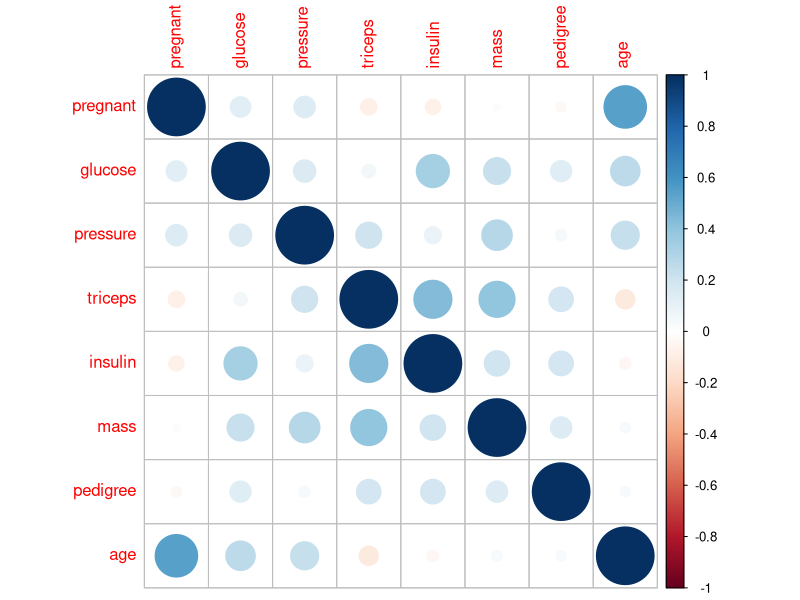
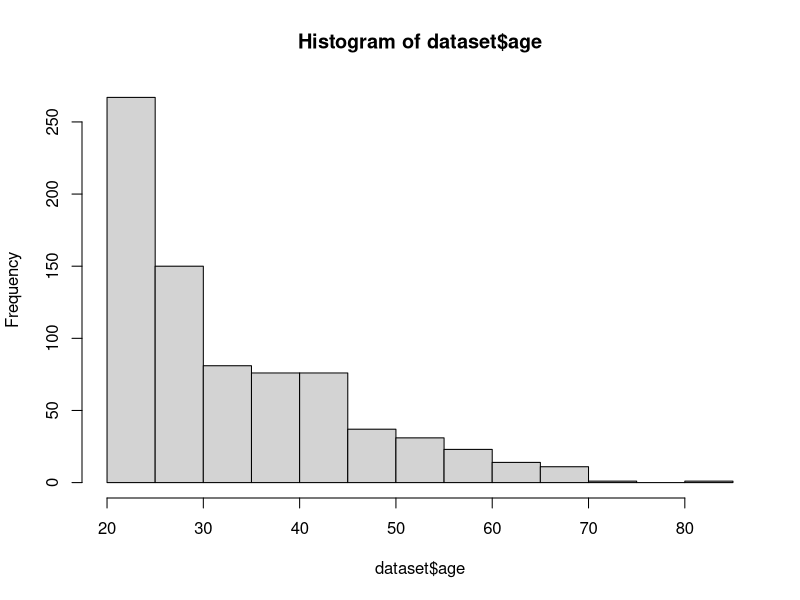
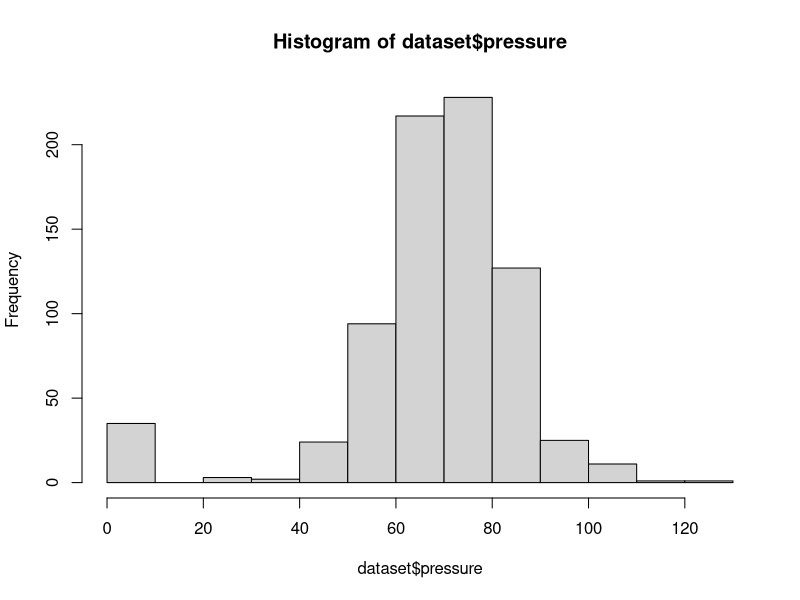
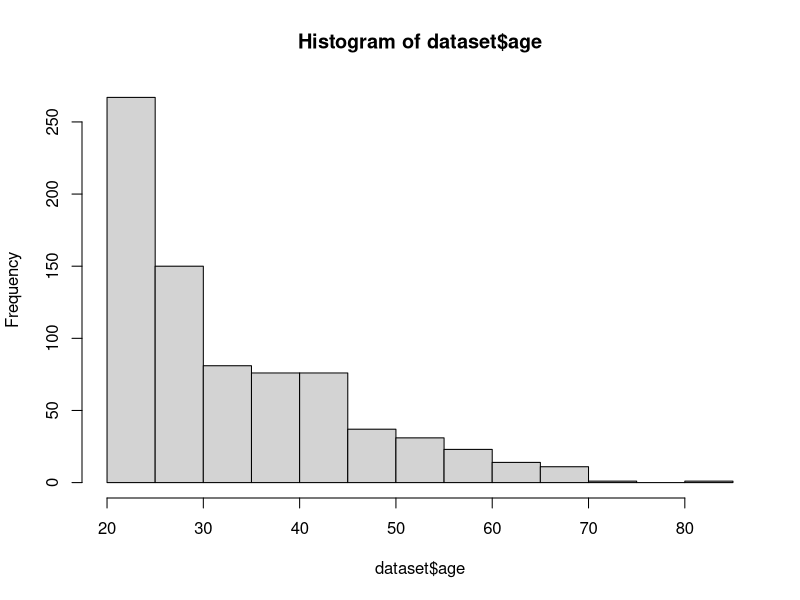
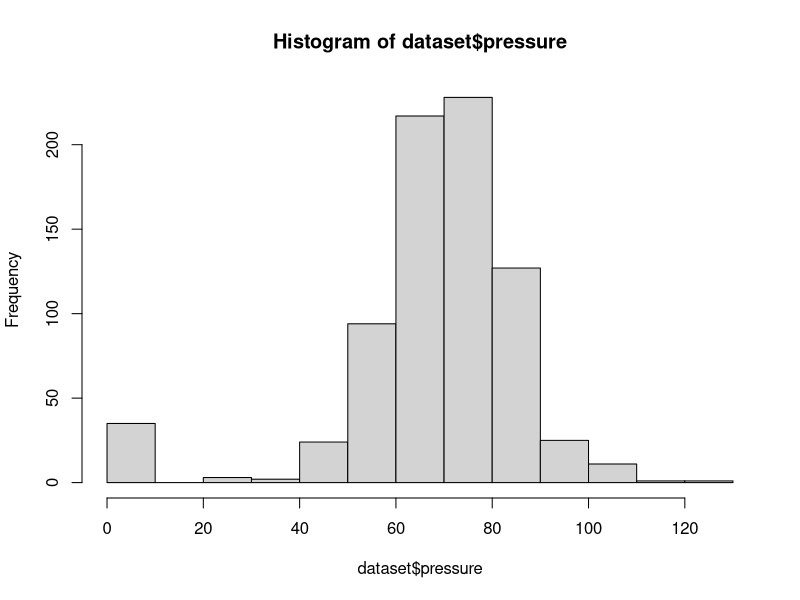

Reproduce these figures in R, in order.
# Lab - Estatística Elementar em R

# Obs: Caso tenha problemas com a acentuação, consulte este link:
# https://support.rstudio.com/hc/en-us/articles/200532197-Character-Encoding

# Configurando o diretório de trabalho
# Coloque entre aspas o diretório de trabalho que você está usando no seu computador
# Não use diretórios com espaço no nome
setwd("~/Users/pedropedrosa/Documents/Data Analytics/02-Introduction to Analytics - Part 1/Cap02-Code/R")
getwd()


# Dataset
install.packages("mlbench")
library(mlbench)
data(PimaIndiansDiabetes)
View(PimaIndiansDiabetes)

# Melhorando o nome do dataset
dataset <- PimaIndiansDiabetes
View(dataset)

# Dimensões e tipos dos dados
?dim
dim(dataset)
str(dataset)

# Sumário dos dados
summary(dataset)
summary(dataset$age)

# A média de uma variável é uma medida numérica da localização central dos valores dos dados. 
# É a soma de seus valores dividido pela contagem de dados.
mean(dataset$age)  
mean(dataset$age, na.rm = TRUE)  
is.na(dataset$age)

# A mediana de uma variável é o valor no meio quando os dados são classificados em ordem crescente. 
# É uma medida ordinal da localização central dos valores de dados.
median(dataset$age) 

# Existem vários quartis de uma variável. O primeiro quartil, ou quartil inferior, é o valor 
# que corta os primeiros 25% dos dados quando é classificado em ordem crescente. 
# O segundo quartil, ou mediana, é o valor que corta os primeiros 50%. 
# O terceiro quartil, ou quartil superior, é o valor que corta os primeiros 75%.
quantile(dataset$age)     
quantile(dataset$age, c(.32, .57, .98)) 

# O intervalo (range) de uma variável é a diferença de seus maiores e menores valores de dados. 
# É uma medida de quão distante os dados se espalham.
range(dataset$age)

# A variação interquartil de uma variável é a diferença de seus quartis superior e inferior. 
# É uma medida de quão distante a parte média dos dados se espalha.
IQR(dataset$age)

# A variância é uma medida numérica de como os valores dos dados estão dispersos em torno da média.
var(dataset$age)

# O desvio padrão de uma variável é a raiz quadrada de sua variância.
# O desvio padrão mede a dispersão dos seus dados (quão os dados estão distantes da média).
sd(dataset$age) 

# A covariância de duas variáveis x e y em um conjunto de dados mede como as duas variáveis 
# estão linearmente relacionadas. 
# Uma covariância positiva indicaria uma relação linear positiva entre as variáveis, e uma 
# covariância negativa indicaria o contrário.
cov(dataset$age, dataset$glucose)

# O coeficiente de correlação de duas variáveis em um conjunto de dados é igual a sua covariância 
# dividida pelo produto de seus desvios-padrão individuais. É uma medida normalizada de como os 
# dois estão linearmente relacionados. Os valores vão de -1 a +1. Valores próximos de zero indicadm 
# que não há correlação. Valor de -1 indica forte correlação negativa e +1 forte correlação positiva.
cor(dataset$age, dataset$glucose)
correlacoes <- cor(dataset[,1:8])
print(correlacoes)

install.packages("corrplot")
library(corrplot)
corrplot(correlacoes, method = "circle")


# Pacote para as funções skewness e kurtosis
install.packages("e1071")
library(e1071) 

# Em estatística, a assimetria (skewness) é uma medida da distorção da distribuição de 
# probabilidade de uma variável aleatória sobre sua média. Em outras palavras, a assimetria 
# informa a quantidade e a direção da inclinação (partida de simetria horizontal). 

# O valor de assimetria pode ser positivo ou negativo ou ainda indefinido. Se a assimetria é 0, 
# os dados são perfeitamente simétricos, embora seja bastante improvável para dados do mundo real. 

# Via de regra:

# Se a assimetria é menor que -1 ou maior que 1, a distribuição é altamente distorcida.
# Se a assimetria é entre -1 e -0,5 ou entre 0,5 e 1, a distribuição é enviesada moderadamente.
# Se a assimetria é entre -0,5 e 0,5, a distribuição é aproximadamente simétrica.

# A medida positiva indicaria que a média dos valores dos dados é maior do que a mediana e 
# a distribuição dos dados é desviada para a direita.
# Uma medida negativa indica que a média dos valores dos dados é menor que a mediana e a 
# distribuição dos dados é inclinada para a esquerda. 
?skewness
skewness(dataset$age)
hist(dataset$age)

skewness(dataset$pressure)
summary(dataset$pressure)
hist(dataset$pressure)

# A curtose informa a altura e a nitidez do pico central, em relação a uma curva de sino padrão.
# A distribuição normal tem kurtosis igual a zero.
kurtosis(dataset$age) 
hist(dataset$age)

kurtosis(dataset$pressure)
hist(dataset$pressure)

# Exercício
# Considere os dados de exemplo a seguir.
# Calcule as estatísticas elementares e interprete o resultado da assimetria e da curtose.
# A distribuição dos dados é normal?

# Dados de exemplo
dados <- rnorm(n = 10000, mean = 55, sd = 4.5)
View(dados)

# Solução na próxima aula!





